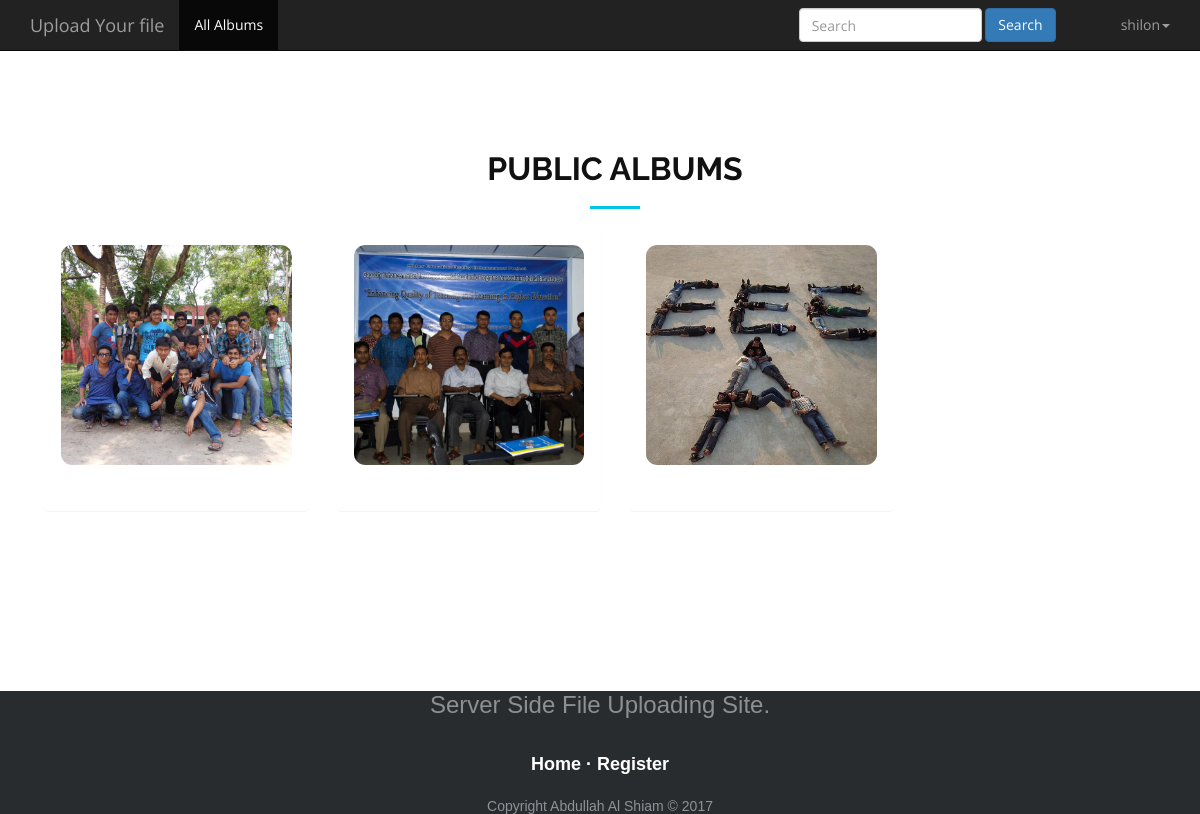
The app's page /?controller=pages&action=album (signed in), older data.
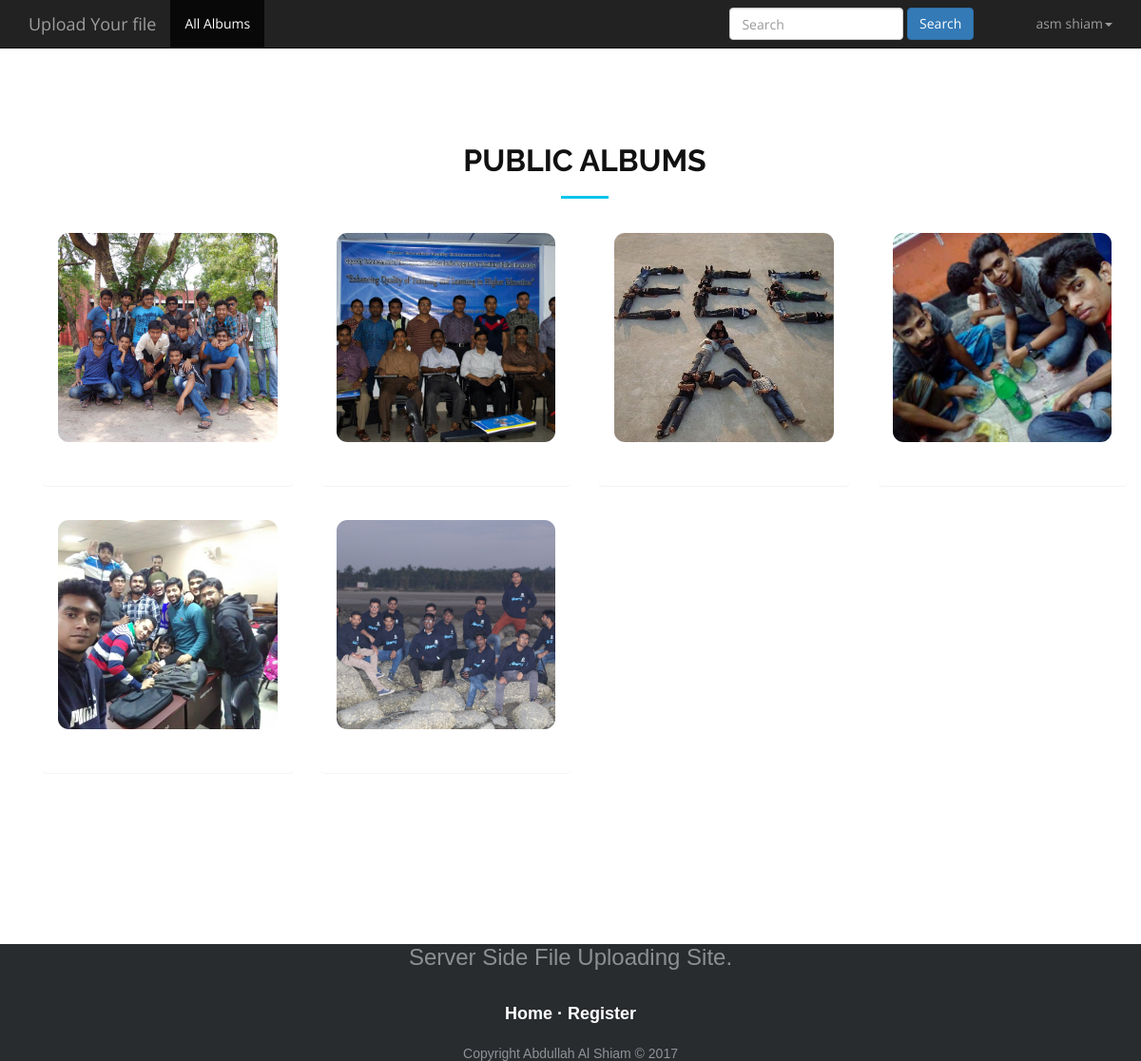
The same page, newer data.
### tables this page shows
CREATE TABLE `album` (
  `id` int(11) NOT NULL,
  `user_id` int(11) NOT NULL,
  `album_name` varchar(30) NOT NULL,
  `action` int(11) NOT NULL,
  `created_date` datetime NOT NULL
);

CREATE TABLE `photos` (
  `id` int(11) NOT NULL,
  `album_id` int(11) NOT NULL,
  `name` varchar(20) NOT NULL,
  `location` varchar(50) NOT NULL,
  `created_date` datetime NOT NULL
);

### controllers/pages_controller.php (called while the page is built, shortened)
<?php
  class PagesController {
     public function album() {
      require_once('views/pages/album.php');
    }
  }
?>

### index.php (called while the page is built, shortened)
<?php
  require_once('views/layout.php');
?>

### models/model.php (called while the page is built, shortened)
<?php
  class Model {
   public static function getAlbumNameByUserId() {
       $db = mysqli_connect("localhost", "root", "", "file_management");
       $result =mysqli_query($db,"SELECT * FROM album WHERE action='1'");
     if (mysqli_num_rows($result) == 0) {
        return false;
    }
    else {
    return $result;
      }
    }
    public static function GetphotoByAlbumId($albumid) {
       $db = mysqli_connect("localhost", "root", "", "file_management");
       $result =mysqli_query($db,"SELECT location FROM photos WHERE album_id='$albumid' ORDER BY id DESC");
     if (mysqli_num_rows($result) == 0) {
        $message="There is no posts available";
    }
    else {
      $row=mysqli_fetch_array($result);
    return $row;
      }
    }
       public static function GetUserName($userid) {
       $db = mysqli_connect("localhost", "root", "", "file_management");
       $result =mysqli_query($db,"SELECT name FROM user WHERE id='$userid'");
     if (mysqli_num_rows($result) == 0) {
        $message="There is no posts available";
    }
    else {
      $row=mysqli_fetch_array($result);
    return $row;
      }
    }
  }
?>

### views/pages/album.php (the view, shortened to what this page needs)
<?php include 'header.php'; ?>
<div class="container">
 <section id="portfolio">
	      <div class="container wow fadeInUp">
	        <div class="row">
	          <div class="col-md-12">
	            <h3 class="section-title">Public Albums</h3>
	            <div class="section-title-divider"></div>
	          </div>
	        </div>
	        <div class="row">
	        <?php
	       if(isset($_POST["submit"]))
           {
           	$search=$_POST["search"];
           	$result=Model::getAlbumNameByUserSearch($search);
           }
         else{
	       $result=Model::getAlbumNameByUserId();
        }
        if ($result) {
	         while($row=mysqli_fetch_array($result)){
                $albumid=$row['id'];
                $userid=$row['user_id'];
                $Getphoto=Model::GetphotoByAlbumId($albumid);
                $GetUserName=Model::GetUserName($userid);
	        	?>
	          <div class="col-md-3">
	          <div class="panel-body panel">
	            <a class="portfolio-item" style="background-image: url(upload/<?php echo $Getphoto['location']; ?>);" href="?controller=pages&action=view&id=<?php echo $albumid; ?>" ">
	            </a>
	          </div>
	          </div>
	        <?php } }
       ?>
	    </div>
	    </div>
</div>
<?php include 'footer.php'; ?>

### views/pages/header.php (shortened to what this page needs)
 <div class="navbar navbar-inverse navbar-static-top">
<div class="container">
<a href="#" class="navbar-brand">Upload Your file</a> <button class="navbar-toggle" data-toggle="collapse" data-target=".navHeaderCollapse"></button>
     <div class="collapse navbar-collapse navHeaderCollapse">
      <ul class="nav navbar-nav">
          <?php if (isset($_SESSION['name'])) {
           ?>
          <li class="active"><a href='?controller=pages&action=album'>All Albums</a></li>
              <?php } ?>
        </ul>
        <?php if (isset($_SESSION['name'])) {
            $name=$_SESSION['name'];
          ?>
        <ul class="nav navbar-nav navbar-right">
        <li style="padding-right: 50px;"><form class="navbar-form navbar-right" action="?controller=pages&action=album" method="post">
               <div class="form-group">
                 <input type="text" name="search" class="form-control" placeholder="Search" required="">
                 <input type="submit" name="submit" value="Search" class="btn btn-primary">
               </div>
            </form></li>
        <li class="dropdown">
         <a href="#" class="dropdown-toggle" data-toggle="dropdown"><?php
         echo $name;
          ?><b class="caret"></b></a>
           </li>
       </ul>
  <?php } ?>
     </div>
   </div>
 </div>

Row changes from the older to the newer data that the page shows:
added album: photos.location (picture)
added album: photos.location (picture)
added album: photos.location (picture)
Text that changed along with them:
$name: "shilon" → "asm shiam"
